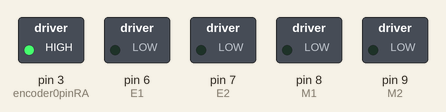
The sketch below on a simulated Arduino Mega 2560, built with avr-gcc and run on an emulated ATmega2560. Parts: switched loads named in the sketch (green lamp = pin HIGH).

Above: at 0.1 s.
Timing chart, 0 to 1.6 s (numbered marks = the images above):
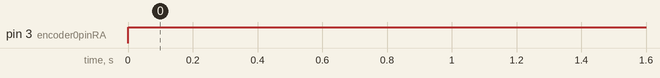

The sketch:

_1.3_PID_ADV.ino
```cpp
#include <PID_v1.h>
int E1 = 6, M1 = 8, E2 = 7, M2 =9;/**Moto IO**/
double Setpoint, Input, Output;/**Define Variables we'll be connecting to**/

const byte encoder0pinLA = 2;//A pin -> the interrupt pin 0
const byte encoder0pinLB = 44;//B pin -> the digital pin 4
const byte encoder0pinRA = 3;//A pin -> the interrupt pin 0
const byte encoder0pinRB = 42;//B pin -> the digital pin 4

byte encoder0PinALast_left;
byte encoder0PinALast_right;
int duration_left;//the number of the pulses
boolean Direction_left;//the rotation direction
int duration_right;//the number of the pulses
boolean Direction_right;//the rotation direction

//Define the aggressive and conservative Tuning Parameters
double aggKp=4, aggKi=0.2, aggKd=1;
double consKp=1, consKi=0.05, consKd=0.25;

//Specify the links and initial tuning parameters
PID myPID(&Input, &Output, &Setpoint, consKp, consKi, consKd, DIRECT);

void wait(double sec)
{
  delay(sec);
}
void SetMoto(int side, int v){ //0=L 1=R
     if(side && v>=0){     //right side
          digitalWrite(M1,HIGH);
          analogWrite(E1, v); //PWM control velocity
     }
     if(side && v<0){
          digitalWrite(M1, LOW);
          analogWrite(E1, -v); //PWM control velocity
     }
     if(side==0 && v>=0){ //left side
          digitalWrite(M2, LOW);
          analogWrite(E2, v);
     }
     if(side==0 && v<0){
          digitalWrite(M2, HIGH);
          analogWrite(E2, -v);
     }
}
void RUN( int LeftV, int RightV ){ //v= 0~255
     SetMoto(0, LeftV);
     SetMoto(1, RightV);
}//V 0~255
void RUNB( int LeftV, int RightV ){ //v= 0~255
     SetMoto(0, -RightV);
     SetMoto(1, -LeftV);
}//V 0~255
void Stop()
{
    while(1)
    {
      RUN(0,0);
    }
}
void setup()
{
    pinMode(M1, OUTPUT);
    pinMode(M2, OUTPUT);
    pinMode(E1, OUTPUT);
    pinMode(E2, OUTPUT);

    //initialize the variables we're linked to

    Setpoint = 100; //keep output ~ 100

    //turn the PID on
    myPID.SetMode(AUTOMATIC);
}
void loop()
{
    Input = duration_left/(11*20.4)*30;

    double gap = abs(Setpoint-Input); //distance away from setpoint
    if(gap<10)
    {  //we're close to setpoint, use conservative tuning parameters
      myPID.SetTunings(consKp, consKi, consKd);
    }
    else
    {
       //we're far from setpoint, use aggressive tuning parameters
       myPID.SetTunings(aggKp, aggKi, aggKd);
    }

    myPID.Compute();
    analogWrite(3,Output);

    Serial.print("Pulse_left:");
    Serial.println(Input);
    Serial.print("Pulse_right:");
    Serial.println(duration_right/(11*20.4)*30);
}
void wheelSpeed_left()
{
  int Lstate = digitalRead(encoder0pinLA);
  if((encoder0PinALast_left == LOW) && Lstate==HIGH)
  {
    int val = digitalRead(encoder0pinLB);
    if(val == LOW && Direction_left)
    {
      Direction_left = false; //Reverse
    }
    else if(val == HIGH && !Direction_left)
    {
      Direction_left = true;  //Forward
    }
  }
  encoder0PinALast_left = Lstate;

  if(!Direction_left)  duration_left++;
  else  duration_left--;
}
void wheelSpeed_right()
{
  int Lstate = digitalRead(encoder0pinRA);
  if((encoder0PinALast_right == LOW) && Lstate==HIGH)
  {
    int val = digitalRead(encoder0pinRB);
    if(val == LOW && Direction_right)
    {
      Direction_right = false; //Reverse
    }
    else if(val == HIGH && !Direction_right)
    {
      Direction_right = true;  //Forward
    }
  }
  encoder0PinALast_right = Lstate;

  if(!Direction_right)  duration_right++;
  else  duration_right--;
}
```

Measured:
- by itself, pin 3 (encoder0pinRA): LOW → HIGH at 0.00 s
